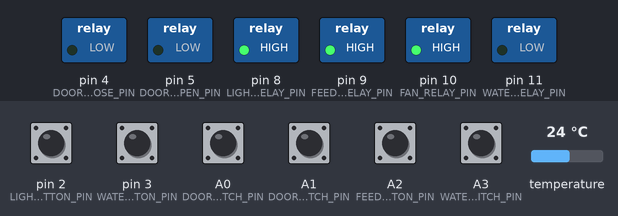
The sketch below on a simulated Arduino Nano, built with avr-gcc and run on an emulated ATmega328P. Shown: switched loads named in the sketch (green lamp = pin HIGH). The inputs (shaded band) are chosen by the test bench; at power-on: A0 (DOOR_OPEN_SWITCH_PIN), A1 (DOOR_CLOSE_SWITCH_PIN), A2 (FEED_BUTTON_PIN), A3 (WATER_FLOAT_SWITCH_PIN), pin 2 (LIGHT_TOGGLE_BUTTON_PIN), pin 3 (WATER_BUTTON_PIN) LOW, temperature 24 °C. The local clock reads 2024-03-15 10:24:30 at power-on unless the sketch sets it.

Above: at 1.2 s.
1.3 s: temperature set to 25.4 °C
At 2.5 s:
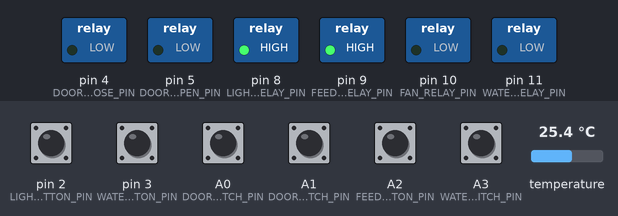
2.8 s: pin 2 (LIGHT_TOGGLE_BUTTON_PIN) pulled HIGH for 0.15 s
At 3.2 s:
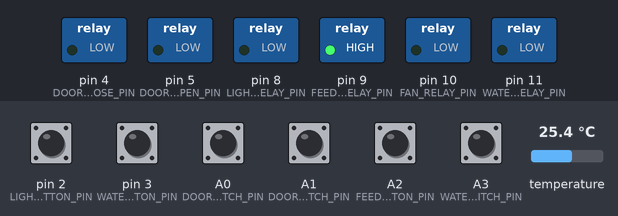
4.4 s: pin 3 (WATER_BUTTON_PIN) pulled HIGH for 0.15 s
At 5.6 s:
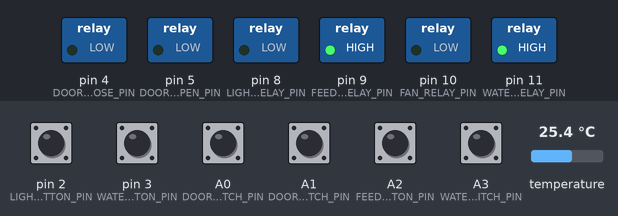
6.0 s: A2 (FEED_BUTTON_PIN) pulled HIGH for 0.15 s
At 6.7 s:
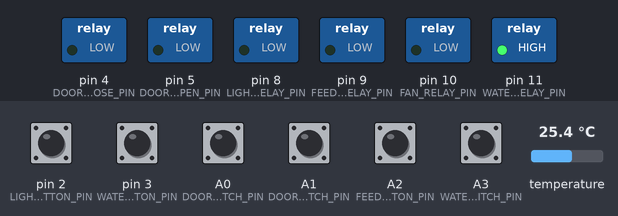
7.6 s: temperature set to 21.4 °C
9.1 s: temperature set to 20.3 °C
At 10.0 s:
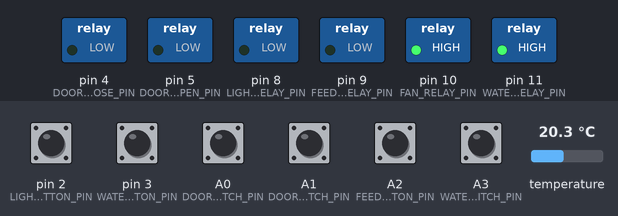
Timing chart, 0 to 30.5 s (numbered marks = the images above; inputs shaded):
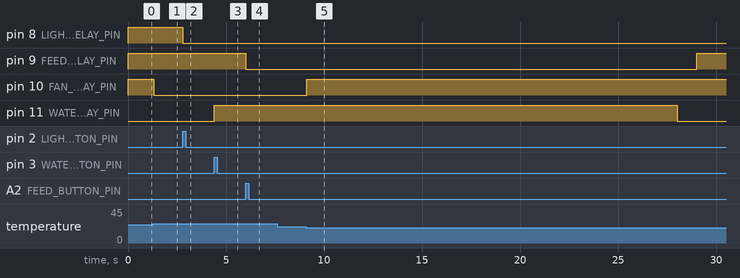

The sketch:

CoopController.ino
```cpp
#include <IRremote.h>
#include <IRremoteInt.h>
#include <Wire.h>
#include <OneWire.h>
#include <TimeLord.h>
#include <Time.h>
#include <TimeAlarms.h>
#include <DS1307RTC.h>

/**
* Copyright 2012, Roger Reed
*
* This program is free software; you can redistribute it and/or
* modify it under the terms of the GNU General Public License
* as published by the Free Software Foundation; either version 2
* of the License, or (at your option) any later version.
*
* This program is distributed in the hope that it will be useful,
* but WITHOUT ANY WARRANTY; without even the implied warranty of
* MERCHANTABILITY or FITNESS FOR A PARTICULAR PURPOSE. See the
* GNU General Public License for more details.
*
* You should have received a copy of the GNU General Public License
* along with this program; if not, write to the Free Software
* Foundation, Inc., 51 Franklin Street, Fifth Floor, Boston, MA
* 02110-1301, USA.
*/

// Whether to print debug messages to Serial
const boolean SERIAL_DEBUG = false;

// Pin definitions
const byte LIGHT_TOGGLE_BUTTON_PIN = 2,
  WATER_BUTTON_PIN = 3,
  DOOR_RELAY_CLOSE_PIN = 4,
  DOOR_RELAY_OPEN_PIN = 5,
  AIR_TEMP_SENSOR_PIN = 6,
  IR_RECV_PIN = 7,
  LIGHT_RELAY_PIN = 8,
  FEEDER_RELAY_PIN = 9,
  FAN_RELAY_PIN = 10,
  WATER_SOLENOID_RELAY_PIN = 11,
  DOOR_OPEN_SWITCH_PIN = A0,
  DOOR_CLOSE_SWITCH_PIN = A1,
  FEED_BUTTON_PIN = A2,
  WATER_FLOAT_SWITCH_PIN = A3,
  DOOR_CLOSE_STOP_PIN = A6,
  DOOR_OPEN_STOP_PIN = A7;

// Infrared constants
const int
  SONY_IR_0 = 0x910,
  SONY_IR_1 = 0x10,
  SONY_IR_2 = 0x810,
  SONY_IR_3 = 0x410,
  SONY_IR_4 = 0xC10,
  SONY_IR_5 = 0x210,
  SONY_IR_6 = 0xA10,
  SONY_IR_7 = 0x610,
  SONY_IR_8 = 0xE10,
  SONY_IR_9 = 0x110;

// Delay constants
const int POST_IR_HANDLE_DELAY_MS = 1250,
  POST_BUTTON_HANDLE_DELAY_MS = 750;

// Duration constants
const int FEED_DURATION_SEC = 20,
  WATER_DURATION_SEC = 20;

// Time constants
const int DOOR_SHUT_AFTER_SUNSET_MIN = 30,
  LIGHT_PER_DAY_HRS = 16,
  WATER_AFTER_SUNRISE_MIN = 15,
  FEED_MORNING_AFTER_SUNRISE_MIN = 30,
  FEED_AFTERNOON_BEFORE_SUNSET_HR = 4,
  FEED_EVENING_BEFORE_SUNSET_HR = 1,
  FEED_MID_DAY_HR = 12,
  FEED_MID_DAY_MIN = 0,
  LIGHT_ON_BEFORE_SUNSET_HRS = 2;

// Temperature constants
const float MIN_REASONABLE_AIR_TEMP_F = 0.0f,  // low air temp we should never see; if we do most likely a temp probe issue
  MAX_REASONABLE_AIR_TEMP_F = 150.0f, // high air temp we should never see
  INIT_TEMP = -1000.0f,
  FAN_ON_TEMP_F = 77.0f,  // temp fan is turned on
  FAN_OFF_TEMP_F = 70.0f;  // temp fan is turned off;

// Location constants
const float LATITUDE = 33.0369867,
    LONGITUDE = -117.2919818;
const int TIMEZONE = -8;

// Infrared variables
IRrecv irRecv(IR_RECV_PIN);
decode_results irResults;

// Temperature variables
OneWire airTempOneWire(AIR_TEMP_SENSOR_PIN);
boolean airTempError = false;
float airTemp = INIT_TEMP;

// Time variables
TimeLord coopTimeLord;
long feedOnTimeSec = 0,
  waterOnTimeSec = 0,
  lastLoopSec = now();
byte openDoorHr, openDoorMin, closeDoorHr, closeDoorMin,
  lightOnHr, lightOnMin, lightOffHr, lightOffMin,
   waterHr, waterMin, feedMorningHr, feedMorningMin,
   feedAfternoonHr, feedAfternoonMin,
   feedEveningHr, feedEveningMin;

// Control variables
boolean manualWater = false;

void setup() {
  if(SERIAL_DEBUG){
    Serial.begin(57600); // initialize hardware serial port
  }

  Wire.begin();
  irRecv.enableIRIn();

  setSyncProvider(RTC.get);

  coopTimeLord.TimeZone(TIMEZONE * 60);
  coopTimeLord.Position(LATITUDE, LONGITUDE);

  setupOutputPins();

  initState();
  scheduleDailyAlarms();
  scheduleTodayAlarms();
}

void loop(){
  if (SERIAL_DEBUG) {
    serialDebugState();
  }

  handleDoor();
  updateAirTemp();
  handleFan();
  handleDurations();
  handleControls();
  handleFloat();
  handleInfrared();

  Alarm.delay(0);
  lastLoopSec = now();
}

/**
 * Calculates alarm times used for scheduling and init state.
 */
void calculateAlarmTimes(){
  int nowHour = hour(),
   nowMinute = minute(),
   nowDay = day(),
   nowMonth = month(),
   nowYear = year();

  Serial.print("nowHour: ");
  Serial.println(nowHour);
  Serial.print("nowMinute: ");
  Serial.println(nowMinute);
  Serial.print("nowDay: ");
  Serial.println(nowDay);
  Serial.print("nowMonth: ");
  Serial.println(nowMonth);
  Serial.print("nowYear: ");
  Serial.println(nowYear);

  byte timeLordSunRise[]  = {0, 0, 0, nowDay, nowMonth, nowYear};
  byte timeLordSunSet[]  = {0, 0, 0, nowDay, nowMonth, nowYear};

  coopTimeLord.SunRise(timeLordSunRise);
  coopTimeLord.SunSet(timeLordSunSet);

  if(SERIAL_DEBUG){
    Serial.print("sunrise: ");
    Serial.print(timeLordSunRise[2]);
    Serial.print(":");
    Serial.println(timeLordSunRise[1]);
    Serial.print("sunset: ");
    Serial.print(timeLordSunSet[2]);
    Serial.print(":");
    Serial.println(timeLordSunSet[1]);
  }

  openDoorHr = timeLordSunRise[2];
  openDoorMin = timeLordSunRise[1];
  closeDoorHr = timeLordSunSet[2];
  closeDoorMin = timeLordSunSet[1];

  if(closeDoorMin + DOOR_SHUT_AFTER_SUNSET_MIN >= 60){
    closeDoorHr += (closeDoorMin + DOOR_SHUT_AFTER_SUNSET_MIN) / 60;
    closeDoorMin = (closeDoorMin + DOOR_SHUT_AFTER_SUNSET_MIN) % 60;
  }else{
    closeDoorMin += DOOR_SHUT_AFTER_SUNSET_MIN;
  }

  if(SERIAL_DEBUG){
    Serial.print("open door: ");
    Serial.print(openDoorHr);
    Serial.print(":");
    Serial.println(openDoorMin);
    Serial.print("close door: ");
    Serial.print(closeDoorHr);
    Serial.print(":");
    Serial.println(closeDoorMin);
  }

  float naturalDaylightHr;
  naturalDaylightHr = 12.0f-(timeLordSunRise[2] + timeLordSunRise[1]/60.0f);
  naturalDaylightHr += (timeLordSunSet[2] + timeLordSunSet[1]/60.0f)-12.0f;

  if(SERIAL_DEBUG){
    Serial.print("natural daylight (hrs): ");
    Serial.println(naturalDaylightHr);
  }

  lightOnHr = timeLordSunSet[2];
  lightOnMin = timeLordSunSet[1];
  lightOffHr = timeLordSunSet[2];
  lightOffMin = timeLordSunSet[1];

  float lightNeededHrs = LIGHT_PER_DAY_HRS - naturalDaylightHr;
  int lightNeededMins = lightNeededHrs * 60;

  Serial.print("light needed (mins): ");
  Serial.println(lightNeededMins);

  lightOnHr -= LIGHT_ON_BEFORE_SUNSET_HRS;

  if(lightOffMin + lightNeededMins >= 60){
    lightOffHr += (lightOffMin + lightNeededMins) / 60;
    lightOffMin = (lightOffMin + lightNeededMins) % 60;
  }else{
    lightOffMin += lightNeededMins;
  }

  if(SERIAL_DEBUG){
    Serial.print("light on: ");
    Serial.print(lightOnHr);
    Serial.print(":");
    Serial.println(lightOnMin);
    Serial.print("light off: ");
    Serial.print(lightOffHr);
    Serial.print(":");
    Serial.println(lightOffMin);
  }

  waterHr = timeLordSunRise[2];
  waterMin = timeLordSunRise[1];
  feedMorningHr = timeLordSunRise[2];
  feedMorningMin = timeLordSunRise[1];
  feedAfternoonHr = timeLordSunSet[2];
  feedAfternoonMin = timeLordSunSet[1];
  feedEveningHr = timeLordSunSet[2];
  feedEveningMin = timeLordSunSet[1];

  if(waterMin + WATER_AFTER_SUNRISE_MIN >= 60){
    waterHr += (waterMin + WATER_AFTER_SUNRISE_MIN) / 60;
    waterMin = (waterMin + WATER_AFTER_SUNRISE_MIN) % 60;
  }else{
    waterMin += WATER_AFTER_SUNRISE_MIN;
  }

  if(feedMorningMin + FEED_MORNING_AFTER_SUNRISE_MIN >= 60){
    feedMorningHr += (feedMorningMin + FEED_MORNING_AFTER_SUNRISE_MIN) / 60;
    feedMorningMin = (feedMorningMin + FEED_MORNING_AFTER_SUNRISE_MIN) % 60;
  }else{
    feedMorningMin += FEED_MORNING_AFTER_SUNRISE_MIN;
  }

  feedAfternoonHr -= FEED_AFTERNOON_BEFORE_SUNSET_HR;
  feedEveningHr -= FEED_EVENING_BEFORE_SUNSET_HR;

  if(SERIAL_DEBUG){
    Serial.print("water: ");
    Serial.print(waterHr);
    Serial.print(":");
    Serial.println(waterMin);
    Serial.print("feed (morning): ");
    Serial.print(feedMorningHr);
    Serial.print(":");
    Serial.println(feedMorningMin);
    Serial.print("feed (afternoon): ");
    Serial.print(feedAfternoonHr);
    Serial.print(":");
    Serial.println(feedAfternoonMin);
    Serial.print("feed (evening): ");
    Serial.print(feedEveningHr);
    Serial.print(":");
    Serial.println(feedEveningMin);
  }
}

/**
 * Schedule daily alarms.
 */
void scheduleDailyAlarms(){
  Alarm.alarmRepeat(1, 0, 0, scheduleTodayAlarms);
  Alarm.alarmRepeat(FEED_MID_DAY_HR, FEED_MID_DAY_MIN, 0, feed);
}

/**
 * Schedule today alarms.
 */
void scheduleTodayAlarms(){
  calculateAlarmTimes();

  int nowHr = hourMinuteToHour(hour(), minute());

  if(nowHr < hourMinuteToHour(openDoorHr, openDoorMin)){
    Alarm.alarmOnce(openDoorHr, openDoorMin, 0, enableDoorOpening);
  }

  if(nowHr < hourMinuteToHour(closeDoorHr, closeDoorMin)){
    Alarm.alarmOnce(closeDoorHr, closeDoorMin, 0, enableDoorClosing);
  }

  if(nowHr < hourMinuteToHour(lightOnHr, lightOnMin)){
    Alarm.alarmOnce(lightOnHr, lightOnMin, 0, lightOn);
  }

  if(nowHr < hourMinuteToHour(lightOffHr, lightOffMin)){
    Alarm.alarmOnce(lightOffHr, lightOffMin, 0, lightOff);
  }

  if(nowHr < hourMinuteToHour(waterHr, waterMin)){
    Alarm.alarmOnce(waterHr, waterMin, 0, water);
  }

  if(nowHr < hourMinuteToHour(feedMorningHr, feedMorningMin)){
    Alarm.alarmOnce(feedMorningHr, feedMorningMin, 0, feed);
  }

  // mid day feed scheduled as daily at noon in scheduleDailyAlarms method

  if(nowHr < hourMinuteToHour(feedAfternoonHr, feedAfternoonMin)){
    Alarm.alarmOnce(feedAfternoonHr, feedAfternoonMin, 0, feed);
  }

  if(nowHr < hourMinuteToHour(feedEveningHr, feedEveningMin)){
    Alarm.alarmOnce(feedEveningHr, feedEveningMin, 0, feed);
  }
}

/**
 * Initialize state based on current time
 */
void initState(){
  fanOff();
  feedOff();
  waterOff();

  calculateAlarmTimes();

  int nowHr = hourMinuteToHour(hour(), minute());

  if(nowHr > hourMinuteToHour(lightOnHr, lightOnMin) && nowHr < hourMinuteToHour(lightOffHr, lightOffMin)){
    Serial.println("light init on");
    lightOn();
  }else{
    Serial.println("light init off");
    lightOff();
  }

  if(nowHr > hourMinuteToHour(openDoorHr, openDoorMin) && nowHr < hourMinuteToHour(closeDoorHr, closeDoorMin)){
    Serial.println("door init open");
    enableDoorOpening();
  }else{
    Serial.println("door init close");
    enableDoorClosing();
  }
}

/**
 * Set pin modes
 */
void setupOutputPins(){
  // relays
  pinMode(DOOR_RELAY_OPEN_PIN, OUTPUT);
  pinMode(DOOR_RELAY_CLOSE_PIN, OUTPUT);
  pinMode(FEEDER_RELAY_PIN, OUTPUT);
  pinMode(LIGHT_RELAY_PIN, OUTPUT);
  pinMode(FAN_RELAY_PIN, OUTPUT);
  pinMode(WATER_SOLENOID_RELAY_PIN, OUTPUT);
}

void serialDebugState(){
//  Serial.print("LIGHT_TOGGLE_BUTTON_PIN (");
//  Serial.print(LIGHT_TOGGLE_BUTTON_PIN, DEC);
//  Serial.print("): ");
//  Serial.print(digitalRead(LIGHT_TOGGLE_BUTTON_PIN));
//  Serial.print(", WATER_BUTTON_PIN (");
//  Serial.print(WATER_BUTTON_PIN, DEC);
//  Serial.print("): ");
//  Serial.print(digitalRead(WATER_BUTTON_PIN));
//  Serial.print(", DOOR_OPEN_SWITCH_PIN (");
//  Serial.print(DOOR_OPEN_SWITCH_PIN, DEC);
//  Serial.print("): ");
//  Serial.print(digitalRead(DOOR_OPEN_SWITCH_PIN));
//  Serial.print(", DOOR_CLOSE_SWITCH_PIN (");
//  Serial.print(DOOR_CLOSE_SWITCH_PIN, DEC);
//  Serial.print("): ");
//  Serial.print(digitalRead(DOOR_CLOSE_SWITCH_PIN));
//  Serial.print(", WATER_FLOAT_SWITCH_PIN (");
//  Serial.print(WATER_FLOAT_SWITCH_PIN, DEC);
//  Serial.print("): ");
//  Serial.print(digitalRead(WATER_FLOAT_SWITCH_PIN));
//  Serial.print(", FEED_BUTTON_PIN (");
//  Serial.print(FEED_BUTTON_PIN, DEC);
//  Serial.print("): ");
//  Serial.print(digitalRead(FEED_BUTTON_PIN));
//  Serial.print(", DOOR_CLOSE_STOP_PIN (");
//  Serial.print(DOOR_CLOSE_STOP_PIN, DEC);
//  Serial.print("): ");
//  Serial.print(analogRead(DOOR_CLOSE_STOP_PIN) > 500);
//  Serial.print(", DOOR_OPEN_STOP_PIN (");
//  Serial.print(DOOR_OPEN_STOP_PIN, DEC);
//  Serial.print("): ");
//  Serial.print(analogRead(DOOR_OPEN_STOP_PIN) > 500);
//  Serial.println();

  Serial.print("airTemp: ");
  if(!airTempError){
    Serial.print(airTemp);
    Serial.println();
  }else{
    Serial.println("ERROR");
  }

  Serial.print("time: ");
  Serial.print(year(), DEC);
  Serial.print('/');
  Serial.print(month(), DEC);
  Serial.print('/');
  Serial.print(day(), DEC);
  Serial.print(' ');
  Serial.print(hour(), DEC);
  Serial.print(':');
  Serial.print(minute(), DEC);
  Serial.print(':');
  Serial.print(second(), DEC);
  Serial.println();
}

/**
 * Handles any action that needs to be taken onfloat switch.
 */
void handleFloat(){
  if(digitalRead(WATER_FLOAT_SWITCH_PIN)){
    waterOn();
  }else if(!manualWater){
    waterOff();
  }
}

/**
 * Handles any action that needs to be taken on control buttons or switches.
 */
void handleControls(){
  if(isLightToggleButton()){
    Serial.println("toggle light button");
    toggleLight();
    delay(POST_BUTTON_HANDLE_DELAY_MS);
  }

  if(isFeedButton()){
    Serial.println("feed button");
    feed();
    delay(POST_BUTTON_HANDLE_DELAY_MS);
  }

  if(isWaterButton()){
    Serial.println("water button");
    manualWater = true;
    water();
    delay(POST_BUTTON_HANDLE_DELAY_MS);
  }

  if(isDoorOpenSwitch()){
    Serial.println("door open switch");
    enableDoorOpening();
  }

  if(isDoorCloseSwitch()){
    Serial.println("door close switch");
    enableDoorClosing();
  }
}

/**
 * Handles any action that needs to be taken on the fan.
 */
void handleFan() {
 if(!airTempError){
   if(airTemp >= FAN_ON_TEMP_F){
     fanOn();
   }

   if(airTemp <= FAN_OFF_TEMP_F){
     fanOff();
   }
 }
}

/**
 * Updates air temp and checks for probe error.
 */
void updateAirTemp() {
  airTempError = !updateTemp(&airTempOneWire, &airTemp, airTempError);
  if(airTempError || airTemp <= MIN_REASONABLE_AIR_TEMP_F || airTemp >= MAX_REASONABLE_AIR_TEMP_F){
    airTempError = true;
  }
}

/**
 * Handles any action that needs to be taken on the door motor.
 */
void handleDoor() {
  if(isDoorClosing() && isDoorCloseStop()){
    disableDoor();
  }

  if(isDoorOpening() && isDoorOpenStop()){
    disableDoor();
  }
}

/**
 * Handles any durations (e.g. feed, water) that need to be monitored and turned off after set time.
 */
void handleDurations(){
  if(isFeedOn()){
    feedOnTimeSec += now() - lastLoopSec;
    if(SERIAL_DEBUG){
        Serial.print("feeding (");
        Serial.print(feedOnTimeSec);
        Serial.println(" sec)");
    }
    if(feedOnTimeSec >= FEED_DURATION_SEC){
      feedOff();
    }
  }

  if(isWaterOn()){
    waterOnTimeSec += now() - lastLoopSec;
    if(SERIAL_DEBUG){
        Serial.print("watering (");
        Serial.print(waterOnTimeSec);
        Serial.println(" sec)");
    }
    if(waterOnTimeSec >= WATER_DURATION_SEC){
      waterOff();
      manualWater = false;
    }
  }
}

/**
 * Handles any action that need to be taken from Infrared
 */
void handleInfrared() {
  if (!irRecv.decode(&irResults)) {
    irRecv.resume();
    return;
  }

  if(SERIAL_DEBUG){
    Serial.print("irResults.value: ");
    Serial.println(irResults.value, HEX);
  }

  switch(irResults.value){
    case SONY_IR_4:
      // water
      Serial.println("water remote");
      manualWater = true;
      water();
      delay(POST_IR_HANDLE_DELAY_MS);
      break;
    case SONY_IR_5:
      // toggle light
      Serial.println("toggle light remote");
      toggleLight();
      delay(POST_IR_HANDLE_DELAY_MS);
      break;
    case SONY_IR_6:
      // feed
      Serial.println("feed remote");
      feed();
      delay(POST_IR_HANDLE_DELAY_MS);
      break;
    case SONY_IR_7:
      // open door
      Serial.println("door open remote");
      enableDoorOpening();
      delay(POST_IR_HANDLE_DELAY_MS);
      break;
    case SONY_IR_8:
      // close door
      Serial.println("door close remote");
      enableDoorClosing();
      delay(POST_IR_HANDLE_DELAY_MS);
      break;
    case SONY_IR_9:
      // toggle fan
      Serial.println("toggle fan remote");
      toggleFan();
      delay(POST_IR_HANDLE_DELAY_MS);
      break;
  }

  irRecv.resume();
}

// feed methods
void feed(){
  feedOnTimeSec = 0;
  feedOn();
}

void feedOn(){
  digitalWrite(FEEDER_RELAY_PIN, LOW);
}

void feedOff(){
  digitalWrite(FEEDER_RELAY_PIN, HIGH);
}

boolean isFeedOn(){
  return digitalRead(FEEDER_RELAY_PIN) == LOW;
}

boolean isFeedButton(){
  return digitalRead(FEED_BUTTON_PIN) == HIGH;
}
// end feed methods

// water methods
void water(){
  waterOnTimeSec = 0;
  waterOn();
}

void waterOn(){
  digitalWrite(WATER_SOLENOID_RELAY_PIN, HIGH);
}

void waterOff(){
  digitalWrite(WATER_SOLENOID_RELAY_PIN, LOW);
}

boolean isWaterOn(){
  return digitalRead(WATER_SOLENOID_RELAY_PIN) == HIGH;
}

boolean isWaterButton(){
  return digitalRead(WATER_BUTTON_PIN) == HIGH;
}
// end feed methods

// light methods
void toggleLight(){
  if(isLightOn()){
    lightOff();
  }else{
    lightOn();
  }
}

boolean isLightOn(){
  return digitalRead(LIGHT_RELAY_PIN) == LOW;
}

void lightOn(){
  digitalWrite(LIGHT_RELAY_PIN, LOW);
}

void lightOff(){
  digitalWrite(LIGHT_RELAY_PIN, HIGH);
}

boolean isLightToggleButton(){
  return digitalRead(LIGHT_TOGGLE_BUTTON_PIN) == HIGH;
}
// end light methods

// fan methods
void toggleFan(){
  if(isFanOn()){
    fanOff();
  }else{
    fanOn();
  }
}

boolean isFanOn(){
  return digitalRead(FAN_RELAY_PIN) == LOW;
}

void fanOn(){
  digitalWrite(FAN_RELAY_PIN, LOW);
}

void fanOff(){
  digitalWrite(FAN_RELAY_PIN, HIGH);
}
// end fan methods

// door methods
boolean isDoorOpenSwitch(){
  return digitalRead(DOOR_OPEN_SWITCH_PIN);
}

boolean isDoorCloseSwitch(){
  return digitalRead(DOOR_CLOSE_SWITCH_PIN);
}

boolean isDoorClosing(){
  return digitalRead(DOOR_RELAY_CLOSE_PIN) == HIGH;
}

boolean isDoorOpening(){
  return digitalRead(DOOR_RELAY_OPEN_PIN) == HIGH;
}

void enableDoorClosing(){
  if(!isDoorCloseStop()){
    digitalWrite(DOOR_RELAY_OPEN_PIN, LOW);
    digitalWrite(DOOR_RELAY_CLOSE_PIN, HIGH);
  }
}

void enableDoorOpening(){
  if(!isDoorOpenStop()){
    digitalWrite(DOOR_RELAY_CLOSE_PIN, LOW);
    digitalWrite(DOOR_RELAY_OPEN_PIN, HIGH);
  }
}

boolean isDoorInMiddle(){
  return !isDoorOpenStop() && !isDoorCloseStop();
}

boolean isDoorCloseStop(){
  return analogRead(DOOR_CLOSE_STOP_PIN) > 500;
}

boolean isDoorOpenStop(){
  return analogRead(DOOR_OPEN_STOP_PIN) > 500;
}

void disableDoor(){
   digitalWrite(DOOR_RELAY_OPEN_PIN, LOW);
   digitalWrite(DOOR_RELAY_CLOSE_PIN, LOW);
}
// end door methods

/**
 * Updates a single temp
 */
boolean updateTemp(OneWire * oneWireTherm, float * fltTemp, boolean previousError){
  byte thermAddr[8], data[12];
  oneWireTherm->reset_search();
  oneWireTherm->search(thermAddr);

  if(OneWire::crc8(thermAddr,7)!=thermAddr[7]) { // checksum invalid
    return false;
  }

  if(!oneWireTherm->reset()){
    return false;
  }

  oneWireTherm->select(thermAddr);
  oneWireTherm->write(0x44, 1); // start conversation w/ parasite power

  if(previousError){
    delay(1000);
  }

  if(!oneWireTherm->reset()){
    return false;
  }

  oneWireTherm->select(thermAddr);
  oneWireTherm->write(0xBE); // read scratchpad
  for(int i=0;i<9;i++) { // need 9 bytes
    data[i] = oneWireTherm->read();
  }

  *fltTemp = getTemperature(data[0], data[1]);

  return true;
}

/**
 * Converts celsius to fahrenheit
 */
float convertCeliusToFahrenheit(float c) {
  return((c*1.8)+32);
}

/**
 * Converts fahrenheit to celsius
 */
float convertFahrenheitToCelius(float f) {
  return((f-32)*0.555555556);
}

float hourMinuteToHour(int hour, int minute){
  return hour + minute/60.0f;
}

/**
 * Gets temp from bytes for OneWire
 */
float getTemperature(int lowByte, int highByte) {
  int intPostDecimal, boolSign, intHexTempReading, intTempReadingBeforeSplit, preDecimal, i;
  float fltPostDecimal, fltTemp;
  intHexTempReading = (highByte << 8) + lowByte;
  boolSign = intHexTempReading & 0x8000;
  if(boolSign) {
    intHexTempReading = (intHexTempReading ^ 0xffff) + 1;
  }
  intTempReadingBeforeSplit = 6.25 * intHexTempReading; // multiply by (100 * precision) = (100 * 0.0625) = 6.25 = 12-bit precision
  preDecimal = intTempReadingBeforeSplit / 100;
  intPostDecimal = intTempReadingBeforeSplit % 100;
  fltPostDecimal = intPostDecimal;
  if(intPostDecimal<10) {
    fltTemp = preDecimal+(fltPostDecimal/1000);
  }
  else {
    fltTemp = preDecimal+(fltPostDecimal/100);
  }
  if(boolSign) {
    fltTemp = -fltTemp;
  }
  return convertCeliusToFahrenheit(fltTemp);
}
```

Measured:
- the behaviour switches between 24.9 and 25 °C on temperature (found by bisection; images 0 and 1)
- the behaviour switches between 21.1 and 21 °C on temperature (found by bisection; images 4 and 5)
- after the input at 1.3 s, pin 10 (FAN_RELAY_PIN): HIGH → LOW at once
- after the input at 2.8 s, pin 8 (LIGHT_RELAY_PIN): HIGH → LOW at once
- after the input at 4.4 s, pin 11 (WATER_SOLENOID_RELAY_PIN): LOW → HIGH at once
- after the input at 6.0 s, pin 9 (FEEDER_RELAY_PIN): HIGH → LOW at once
- after the input at 7.6 s, every drawn part: stays the same
- after the input at 9.1 s, pin 9 (FEEDER_RELAY_PIN): LOW → HIGH after 19.9 s instead of 17.9 s; pin 10 (FAN_RELAY_PIN): LOW → HIGH at once; pin 11 (WATER_SOLENOID_RELAY_PIN): HIGH → LOW after 18.9 s instead of 17.9 s
